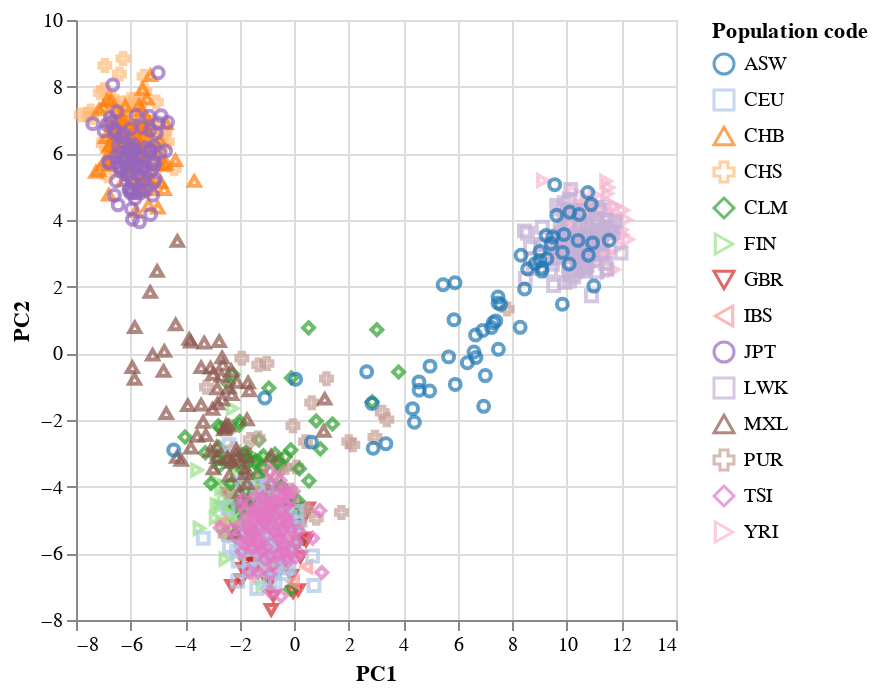

Write notebook code for a chart like this one.
### Code cell
alt.Chart(df_plot).mark_point().encode(
    x='PC1',
    y='PC2',
    color=alt.Color('Population code', scale=alt.Scale(scheme='category20')),
    shape='Population code',
    
)

### Figure 1 — Vega-Lite specification as saved in the notebook (floating-point values rounded to 4 significant figures; data arrays with more than 128 entries replaced by an {"elided": "..."} marker saying what was removed)
{"config": {"view": {"continuousWidth": 300, "continuousHeight": 300}}, "data": {"name": "data-7a6eb20a594d43c2c7f7cb8ce5fa851a"}, "mark": {"type": "point"}, "encoding": {"color": {"field": "Population code", "scale": {"scheme": "category20"}, "type": "nominal"}, "shape": {"field": "Population code", "type": "nominal"}, "x": {"field": "PC1", "type": "quantitative"}, "y": {"field": "PC2", "type": "quantitative"}}, "$schema": "https://vega.github.io/schema/vega-lite/v6.1.0.json", "datasets": {"data-7a6eb20a594d43c2c7f7cb8ce5fa851a": {"elided": "1092 records"}}}
